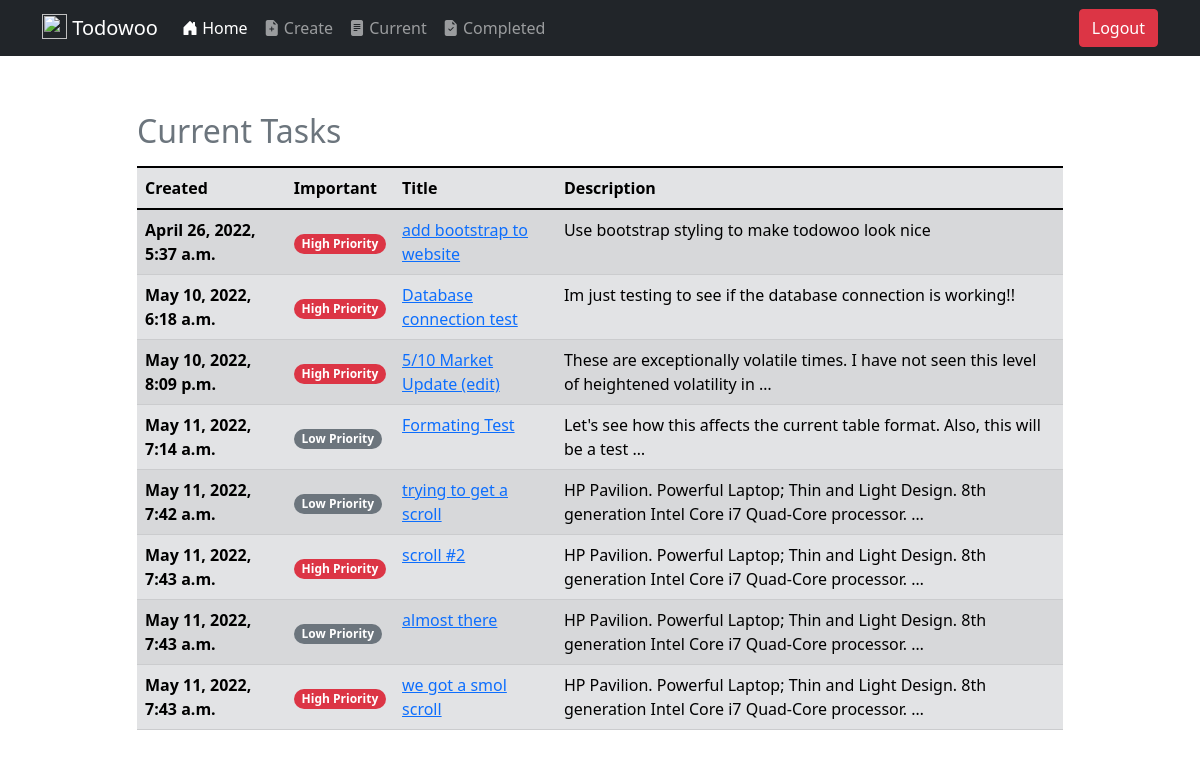
/current/ (signed in), run on the app's committed database.
### todo/models.py (models this page shows, shortened)
class Todo(models.Model):
    title = models.CharField(max_length=100)
    description = models.TextField(blank=True)
    created = models.DateTimeField(auto_now_add=True)
    datecompleted = models.DateTimeField(null=True, blank=True)
    important = models.BooleanField(default=False)
    user = models.ForeignKey(User, on_delete=models.CASCADE)

### todo/views.py (the view)
# urls.py: path('current/', views.currenttodos, name="currenttodos"),
@login_required
def currenttodos(request):
    todos = Todo.objects.filter(user=request.user, datecompleted__isnull=True)
    return render(request, 'todo/currenttodos.html', {'todos': todos})

### todo/templates/todo/currenttodos.html
{% extends "todo/base.html" %}
{% load static %}
{% block content %}
<div class="row justify-content-center mt-5">
    <div class="col-md-10">
        <div class="table-responsive-md">
            <table class="table table-secondary table-striped table-hover caption-top">
                <caption><h2>Current Tasks</h2></caption>
                <thead>
                    <tr>
                        <th scope="col">Created</th>
                        <th scope="col">Important</th>
                        <th scope="col">Title</th>
                        <th scope="col">Description</th>
                    </tr>
                </thead>
                <tbody>
                    {% for todo in todos %}
                    <tr>
                        <th scope="row">{{ todo.created }}</th>
                        <td class="align-middle">{% if todo.important %}<span class="badge rounded-pill bg-danger">High Priority</span>{% else %}<span class="badge rounded-pill bg-secondary">Low Priority</span>{% endif %}</td>
                        <td><a href="{% url 'viewtodo' todo.id %}">{{ todo.title }}</a></td>
                        <td>{{ todo.description|truncatewords:15 }}</td>
                    </tr>
                    {% endfor %}
                </tbody>
            </table>
        </div>
    </div>
</div>
{% endblock %}}

### data on the page
Todo: created "April 26, 2022, 5:37 a.m.", important "High Priority", title "add bootstrap to website", description "Use bootstrap styling to make todowoo look nice"
Todo: created "May 10, 2022, 6:18 a.m.", important "High Priority", title "Database connection test", description "Im just testing to see if the database connection is working!!"
Todo: created "May 10, 2022, 8:09 p.m.", important "High Priority", title "5/10 Market Update (edit)", description "These are exceptionally volatile times. I have not seen this level of heightened volatility in …"
Todo: created "May 11, 2022, 7:14 a.m.", important "Low Priority", title "Formating Test", description "Let's see how this affects the current table format. Also, this will be a test …"
Todo: created "May 11, 2022, 7:42 a.m.", important "Low Priority", title "trying to get a scroll", description "HP Pavilion. Powerful Laptop; Thin and Light Design. 8th generation Intel Core i7 Quad-Core processor. …"
Todo: created "May 11, 2022, 7:43 a.m.", important "High Priority", title "scroll #2", description "HP Pavilion. Powerful Laptop; Thin and Light Design. 8th generation Intel Core i7 Quad-Core processor. …"
Todo: created "May 11, 2022, 7:43 a.m.", important "Low Priority", title "almost there", description "HP Pavilion. Powerful Laptop; Thin and Light Design. 8th generation Intel Core i7 Quad-Core processor. …"
Todo: created "May 11, 2022, 7:43 a.m.", important "High Priority", title "we got a smol scroll", description "HP Pavilion. Powerful Laptop; Thin and Light Design. 8th generation Intel Core i7 Quad-Core processor. …"
